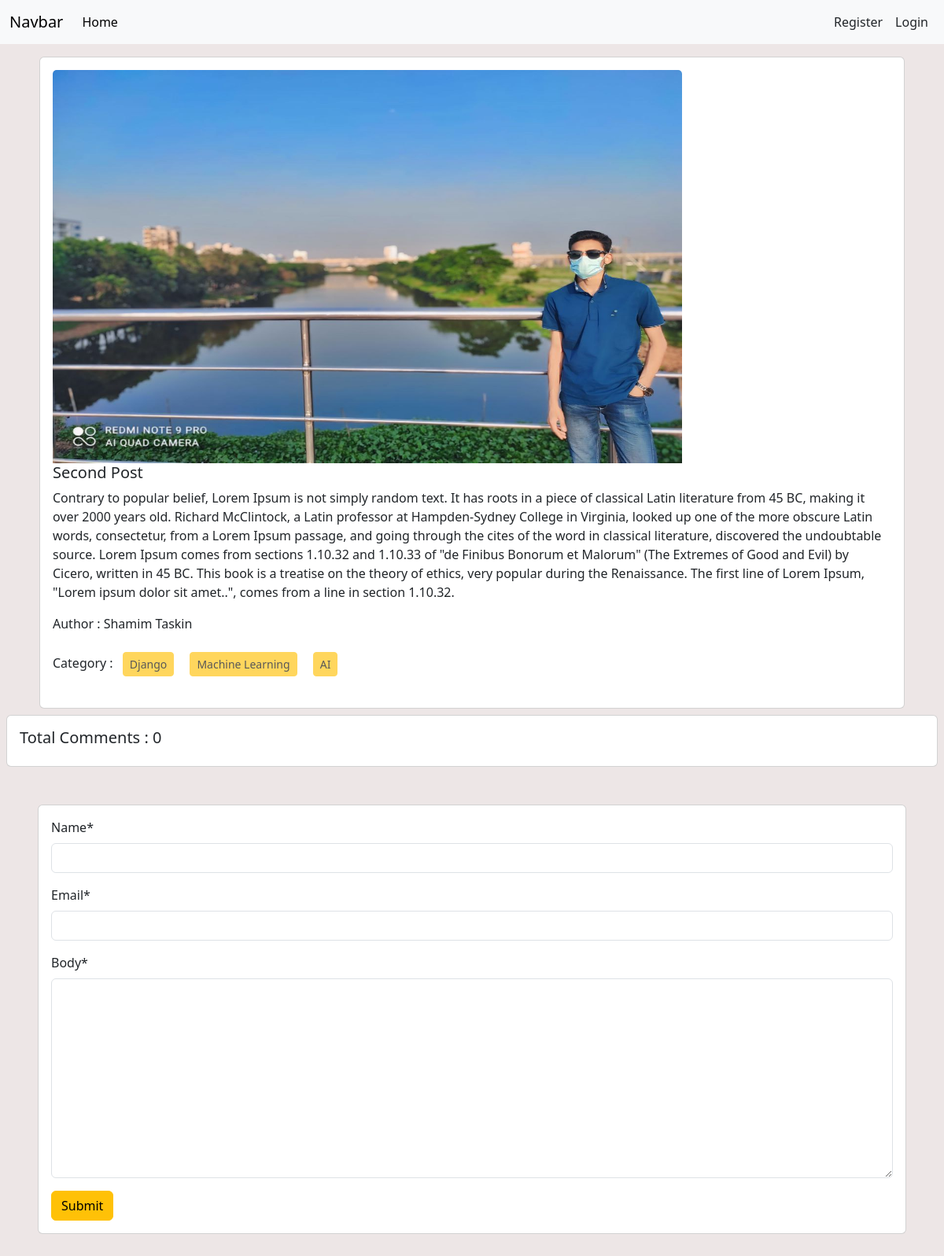
The app's page /post/details/3/ with its own data.
### posts/models.py (models this page shows, shortened)
class Post(models.Model):
    title = models.CharField(max_length=100)
    content = models.TextField()
    category = models.ManyToManyField(Category)
    author = models.ForeignKey(User, on_delete=models.CASCADE)
    images = models.ImageField(upload_to="posts/media/uploads/" , blank=True, null=True)

### categories/models.py (models this page shows, shortened)
class Category(models.Model):
    name = models.CharField(max_length=100)
    slug = models.SlugField(max_length=100, unique=True, blank=True, null=True)

### posts/views.py (the view, shortened to what this page needs)
# urls.py: path('details/<int:id>/', views.postDetailView.as_view(), name='post_detail'),
class postDetailView(DetailView):
    model = models.Post
    template_name = "posts/post_detail.html"
    pk_url_kwarg = 'id'
    def get_context_data(self, **kwargs):
        context = super().get_context_data(**kwargs)
        post = self.object # post model er object ekhane store korlam
        comments = post.comments.all()
        comment_form = forms.CommentForm()
        context['comments'] = comments
        context['comment_form'] = comment_form
        return context

### posts/forms.py
class CommentForm(forms.ModelForm):
    class Meta:
        model = Comment
        fields = ['name','email','body']

### posts/templates/posts/post_detail.html (shortened to what this page needs)
{% extends "base.html" %}
{% load crispy_forms_tags %}
{% block content %}
<div class="container">
  <div class="col-12 mb-3 mb-sm-0 pt-3">
    <div class="card mx-2">
      <div class="card-body">
        <img
          style="width: 100vh; height: 500px"
          src="{{post.images.url}}"
          class="card-img-top"
          alt="Image"
        />
        <h5 class="card-title">{{post.title}}</h5>
        <p class="card-text">{{post.content}}</p>
        <p>Author : {{post.author.first_name}} {{post.author.last_name}}</p>
        <p>
          Category : {% for i in post.category.all %}
          <button class="btn btn-warning btn-sm m-2" disabled>
            {{i.name}}
          </button>
          {% endfor %}
        </p>
      </div>
    </div>
  </div>
</div>
<div class="card m-2">
  <h5 class="p-3">Total Comments : {{comments | length}}</h5>
</div>
<div class="card m-5">
  <div class="card-body">
    <form method="post">
      {% csrf_token %} {{comment_form | crispy}}
      <button type="submit" class="btn btn-warning">Submit</button>
    </form>
  </div>
</div>
{% endblock %}

### records on screen
Post: images (picture), title "Second Post", content "Contrary to popular belief, Lorem Ipsum is not simply random text. It has roots in a piece of classical Latin literature from 45 BC, making it over 2000 years old. Richard McClintock, a Latin professor at Hampden-Sydney College in Virginia, looked up one of the more obscure Latin words, consectetur, from a Lorem Ipsum passage, and going through the cites of the word in classical literature, discovered the undoubtable source. Lorem Ipsum comes from sections 1.10.32 and 1.10.33 of \"de Finibus Bonorum et Malorum\" (The Extremes of Good and Evil) by Cicero, written in 45 BC. This book is a treatise on the theory of ethics, very popular during the Renaissance. The first line of Lorem Ipsum,…", author.first_name "Shamim", author.last_name "Taskin"
Category: name "Django"
Category: name "Machine Learning"
Category: name "AI"

### other values on screen
{{ comments | length }} "0"
